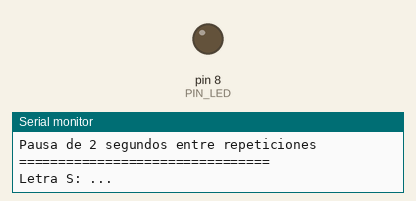
This sketch was run on a simulated Arduino Uno, built with avr-gcc and run on an emulated ATmega328P. Shown: output pins drawn as LEDs (lit = HIGH), the last lines printed to the serial monitor.

Above: at 1.4 s.
At 9.6 s:
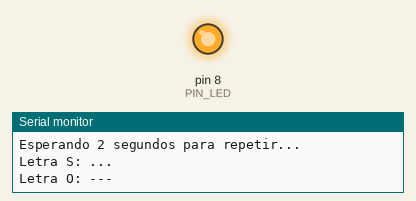
Timing chart, 0 to 10.0 s (numbered marks = the images above):
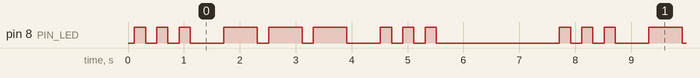

Measured:
- by itself, pin 8 (PIN_LED): repeats every 7.6 s: 2 × (LOW 0.20 s, HIGH 0.20 s), LOW 0.60 s, 2 × (HIGH 0.60 s, LOW 0.20 s), HIGH 0.60 s, LOW 0.60 s, 2 × (HIGH 0.20 s, LOW 0.20 s), HIGH 0.20 s, LOW 2.2 s, HIGH 0.20 s
- by itself, everything shown: repeats every 7.6 s, in 18 steps

The sketch:

Ejercicio2.ino
```cpp
const int PIN_LED = 8;
const int TIEMPO_CORTO = 200;
const int TIEMPO_LARGO = 600;
const int PAUSA_LETRA = 400;
const int PAUSA_REPETICION = 2000;

void setup() {
  pinMode(PIN_LED, OUTPUT);
  Serial.begin(9600);
  Serial.println("Iniciando patrón SOS...");
  Serial.println("S = ... (3 cortos)");
  Serial.println("O = --- (3 largos)");
  Serial.println("S = ... (3 cortos)");
  Serial.println("Pausa de 2 segundos entre repeticiones");
  Serial.println("================================");
}

void loop() {

  Serial.println("Letra S: ...");
  for(int i = 0; i < 3; i++) {
    digitalWrite(PIN_LED, HIGH);
    delay(TIEMPO_CORTO);
    digitalWrite(PIN_LED, LOW);
    delay(TIEMPO_CORTO);
  }

  delay(PAUSA_LETRA);

  Serial.println("Letra O: ---");
  for(int i = 0; i < 3; i++) {
    digitalWrite(PIN_LED, HIGH);
    delay(TIEMPO_LARGO);
    digitalWrite(PIN_LED, LOW);
    delay(TIEMPO_CORTO);
  }

  delay(PAUSA_LETRA);

  Serial.println("Letra S: ...");
  for(int i = 0; i < 3; i++) {
    digitalWrite(PIN_LED, HIGH);
    delay(TIEMPO_CORTO);
    digitalWrite(PIN_LED, LOW);
    delay(TIEMPO_CORTO);
  }

  Serial.println("--- SOS completo ---");
  Serial.println("Esperando 2 segundos para repetir...");
  delay(PAUSA_REPETICION);
}
```
